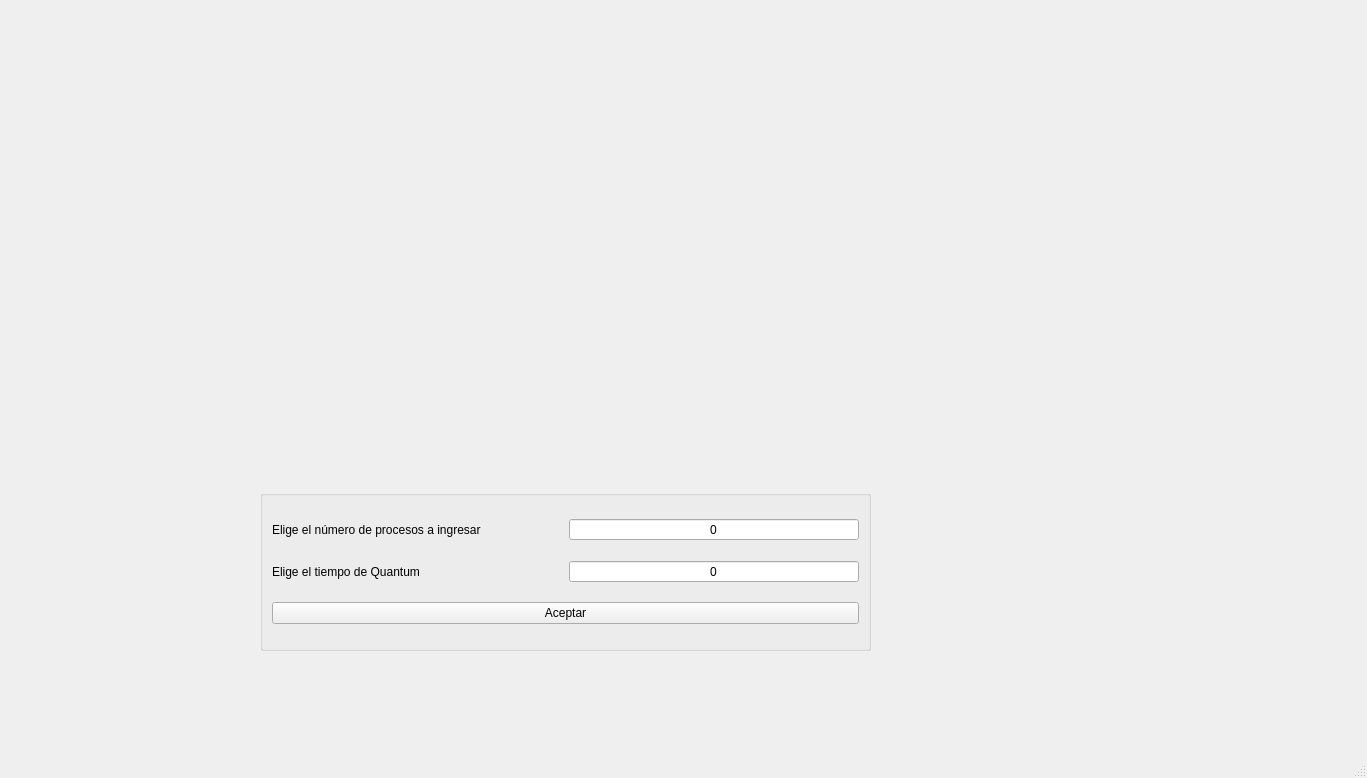
<?xml version="1.0" encoding="UTF-8"?>
<ui version="4.0">
 <class>MainWindow</class>
 <widget class="QMainWindow" name="MainWindow">
  <property name="geometry">
   <rect>
    <x>0</x>
    <y>0</y>
    <width>1367</width>
    <height>778</height>
   </rect>
  </property>
  <property name="windowTitle">
   <string>MainWindow</string>
  </property>
  <widget class="QWidget" name="centralwidget">
   <widget class="QWidget" name="layoutWidget">
    <property name="geometry">
     <rect>
      <x>20</x>
      <y>10</y>
      <width>1311</width>
      <height>721</height>
     </rect>
    </property>
    <layout class="QGridLayout" name="gridLayout">
     <item row="0" column="0">
      <widget class="QStackedWidget" name="MainQSW">
       <property name="currentIndex">
        <number>0</number>
       </property>
       <widget class="QWidget" name="NProcesosQSW">
        <widget class="QGroupBox" name="groupBox">
         <property name="geometry">
          <rect>
           <x>240</x>
           <y>480</y>
           <width>611</width>
           <height>161</height>
          </rect>
         </property>
         <property name="title">
          <string/>
         </property>
         <layout class="QGridLayout" name="gridLayout_3">
          <item row="2" column="0">
           <widget class="QLabel" name="label">
            <property name="text">
             <string>Elige el número de procesos a ingresar</string>
            </property>
           </widget>
          </item>
          <item row="3" column="0">
           <widget class="QLabel" name="label_4">
            <property name="text">
             <string>Elige el tiempo de Quantum</string>
            </property>
           </widget>
          </item>
          <item row="3" column="1">
           <widget class="QSpinBox" name="QuantumQSB">
            <property name="alignment">
             <set>Qt::AlignCenter</set>
            </property>
            <property name="buttonSymbols">
             <enum>QAbstractSpinBox::NoButtons</enum>
            </property>
            <property name="accelerated">
             <bool>false</bool>
            </property>
            <property name="minimum">
             <number>0</number>
            </property>
            <property name="maximum">
             <number>999</number>
            </property>
           </widget>
          </item>
          <item row="2" column="1">
           <widget class="QSpinBox" name="NProcesosQSB">
            <property name="alignment">
             <set>Qt::AlignCenter</set>
            </property>
            <property name="buttonSymbols">
             <enum>QAbstractSpinBox::NoButtons</enum>
            </property>
            <property name="accelerated">
             <bool>false</bool>
            </property>
            <property name="minimum">
             <number>0</number>
            </property>
            <property name="maximum">
             <number>999</number>
            </property>
           </widget>
          </item>
          <item row="4" column="0" colspan="2">
           <widget class="QPushButton" name="Aceptar">
            <property name="text">
             <string>Aceptar</string>
            </property>
           </widget>
          </item>
         </layout>
        </widget>
        <widget class="QLabel" name="label_3">
         <property name="geometry">
          <rect>
           <x>330</x>
           <y>30</y>
           <width>401</width>
           <height>401</height>
          </rect>
         </property>
         <property name="text">
          <string/>
         </property>
         <property name="pixmap">
          <pixmap resource="img.qrc">:/images/logo.png</pixmap>
         </property>
         <property name="scaledContents">
          <bool>true</bool>
         </property>
        </widget>
       </widget>
       <widget class="QWidget" name="EjecProcesosQSW">
        <widget class="QTableWidget" name="PendientesQTV">
         <property name="geometry">
          <rect>
           <x>10</x>
           <y>270</y>
           <width>291</width>
           <height>431</height>
          </rect>
         </property>
         <attribute name="horizontalHeaderDefaultSectionSize">
          <number>180</number>
         </attribute>
         <attribute name="horizontalHeaderStretchLastSection">
          <bool>true</bool>
         </attribute>
         <column>
          <property name="text">
           <string>ID</string>
          </property>
          <property name="textAlignment">
           <set>AlignCenter</set>
          </property>
         </column>
         <column>
          <property name="text">
           <string>TME</string>
          </property>
          <property name="textAlignment">
           <set>AlignCenter</set>
          </property>
         </column>
         <column>
          <property name="text">
           <string>TT</string>
          </property>
          <property name="textAlignment">
           <set>AlignCenter</set>
          </property>
         </column>
        </widget>
        <widget class="QLabel" name="NoProcPenQL">
         <property name="geometry">
          <rect>
           <x>10</x>
           <y>10</y>
           <width>331</width>
           <height>21</height>
          </rect>
         </property>
         <property name="text">
          <string>Número de procesos nuevos:</string>
         </property>
        </widget>
        <widget class="QLineEdit" name="NoProcPendientesQLE">
         <property name="geometry">
          <rect>
           <x>340</x>
           <y>10</y>
           <width>81</width>
           <height>24</height>
          </rect>
         </property>
         <property name="alignment">
          <set>Qt::AlignCenter</set>
         </property>
         <property name="readOnly">
          <bool>true</bool>
         </property>
        </widget>
        <widget class="QLabel" name="LoteEjecQL">
         <property name="geometry">
          <rect>
           <x>60</x>
           <y>240</y>
           <width>181</width>
           <height>21</height>
          </rect>
         </property>
         <property name="text">
          <string>Procesos Listos:</string>
         </property>
        </widget>
        <widget class="QLabel" name="ProcTerml">
         <property name="geometry">
          <rect>
           <x>840</x>
           <y>240</y>
           <width>211</width>
           <height>21</height>
          </rect>
         </property>
         <property name="text">
          <string>Procesos terminados:</string>
         </property>
        </widget>
        <widget class="QWidget" name="verticalLayoutWidget">
         <property name="geometry">
          <rect>
           <x>10</x>
           <y>50</y>
           <width>1121</width>
           <height>161</height>
          </rect>
         </property>
         <layout class="QVBoxLayout" name="verticalLayout">
          <item>
           <widget class="QLabel" name="LoteEjecQL_2">
            <property name="minimumSize">
             <size>
              <width>0</width>
              <height>30</height>
             </size>
            </property>
            <property name="maximumSize">
             <size>
              <width>16777215</width>
              <height>30</height>
             </size>
            </property>
            <property name="text">
             <string>Proceso Actual:</string>
            </property>
            <property name="alignment">
             <set>Qt::AlignCenter</set>
            </property>
           </widget>
          </item>
          <item>
           <layout class="QHBoxLayout" name="horizontalLayout_5">
            <item>
             <widget class="QLabel" name="IDActualQL">
              <property name="maximumSize">
               <size>
                <width>60</width>
                <height>40</height>
               </size>
              </property>
              <property name="text">
               <string>ID:</string>
              </property>
             </widget>
            </item>
            <item>
             <widget class="QLineEdit" name="IDActualQLE">
              <property name="maximumSize">
               <size>
                <width>80</width>
                <height>24</height>
               </size>
              </property>
              <property name="alignment">
               <set>Qt::AlignCenter</set>
              </property>
              <property name="readOnly">
               <bool>true</bool>
              </property>
             </widget>
            </item>
            <item>
             <widget class="QLabel" name="OperacionActualQL">
              <property name="maximumSize">
               <size>
                <width>110</width>
                <height>16777215</height>
               </size>
              </property>
              <property name="text">
               <string>Operación:</string>
              </property>
             </widget>
            </item>
            <item>
             <widget class="QLineEdit" name="OperacionActualQLE">
              <property name="maximumSize">
               <size>
                <width>800</width>
                <height>24</height>
               </size>
              </property>
              <property name="alignment">
               <set>Qt::AlignCenter</set>
              </property>
              <property name="readOnly">
               <bool>true</bool>
              </property>
             </widget>
            </item>
           </layout>
          </item>
          <item>
           <layout class="QHBoxLayout" name="horizontalLayout">
            <item>
             <widget class="QLabel" name="TMEQL">
              <property name="maximumSize">
               <size>
                <width>50</width>
                <height>40</height>
               </size>
              </property>
              <property name="text">
               <string>TME:</string>
              </property>
             </widget>
            </item>
            <item>
             <widget class="QLineEdit" name="TMEActualQLE">
              <property name="maximumSize">
               <size>
                <width>180</width>
                <height>24</height>
               </size>
              </property>
              <property name="alignment">
               <set>Qt::AlignCenter</set>
              </property>
              <property name="readOnly">
               <bool>true</bool>
              </property>
             </widget>
            </item>
            <item>
             <widget class="QLabel" name="TiempoRestanteQL">
              <property name="maximumSize">
               <size>
                <width>50</width>
                <height>16777215</height>
               </size>
              </property>
              <property name="text">
               <string>TR:</string>
              </property>
              <property name="alignment">
               <set>Qt::AlignCenter</set>
              </property>
             </widget>
            </item>
            <item>
             <widget class="QLineEdit" name="TiempoRestanteQLE">
              <property name="maximumSize">
               <size>
                <width>200</width>
                <height>24</height>
               </size>
              </property>
              <property name="alignment">
               <set>Qt::AlignCenter</set>
              </property>
              <property name="readOnly">
               <bool>true</bool>
              </property>
             </widget>
            </item>
            <item>
             <widget class="QLabel" name="TiempoTranscurridoQL">
              <property name="maximumSize">
               <size>
                <width>50</width>
                <height>16777215</height>
               </size>
              </property>
              <property name="text">
               <string>TT:</string>
              </property>
              <property name="alignment">
               <set>Qt::AlignCenter</set>
              </property>
             </widget>
            </item>
            <item>
             <widget class="QLineEdit" name="TiempoTranscurridoQLE">
              <property name="maximumSize">
               <size>
                <width>16777215</width>
                <height>24</height>
               </size>
              </property>
              <property name="alignment">
               <set>Qt::AlignCenter</set>
              </property>
              <property name="readOnly">
               <bool>true</bool>
              </property>
             </widget>
            </item>
            <item>
             <widget class="QLabel" name="TiempoTranscurridoQL_2">
              <property name="maximumSize">
               <size>
                <width>200</width>
                <height>16777215</height>
               </size>
              </property>
              <property name="text">
               <string>Quantum Restante:</string>
              </property>
              <property name="alignment">
               <set>Qt::AlignCenter</set>
              </property>
             </widget>
            </item>
            <item>
             <widget class="QLineEdit" name="QuantumRestanteQLE">
              <property name="minimumSize">
               <size>
                <width>0</width>
                <height>24</height>
               </size>
              </property>
              <property name="maximumSize">
               <size>
                <width>16777215</width>
                <height>24</height>
               </size>
              </property>
              <property name="readOnly">
               <bool>true</bool>
              </property>
             </widget>
            </item>
           </layout>
          </item>
         </layout>
        </widget>
        <widget class="QLabel" name="ContadorQL">
         <property name="geometry">
          <rect>
           <x>440</x>
           <y>10</y>
           <width>121</width>
           <height>21</height>
          </rect>
         </property>
         <property name="text">
          <string>Contador:</string>
         </property>
         <property name="alignment">
          <set>Qt::AlignCenter</set>
         </property>
        </widget>
        <widget class="QLineEdit" name="ContadorQLE">
         <property name="geometry">
          <rect>
           <x>560</x>
           <y>10</y>
           <width>81</width>
           <height>24</height>
          </rect>
         </property>
         <property name="alignment">
          <set>Qt::AlignCenter</set>
         </property>
         <property name="readOnly">
          <bool>true</bool>
         </property>
        </widget>
        <widget class="QTableWidget" name="ProcTerminadosQTW">
         <property name="geometry">
          <rect>
           <x>710</x>
           <y>270</y>
           <width>421</width>
           <height>431</height>
          </rect>
         </property>
         <attribute name="horizontalHeaderStretchLastSection">
          <bool>true</bool>
         </attribute>
         <column>
          <property name="text">
           <string>ID</string>
          </property>
          <property name="textAlignment">
           <set>AlignCenter</set>
          </property>
         </column>
         <column>
          <property name="text">
           <string>Operacion</string>
          </property>
          <property name="textAlignment">
           <set>AlignCenter</set>
          </property>
         </column>
         <column>
          <property name="text">
           <string>Resultado</string>
          </property>
          <property name="textAlignment">
           <set>AlignCenter</set>
          </property>
         </column>
        </widget>
        <widget class="QLabel" name="ProcBloqueadosQL">
         <property name="geometry">
          <rect>
           <x>390</x>
           <y>240</y>
           <width>221</width>
           <height>31</height>
          </rect>
         </property>
         <property name="maximumSize">
          <size>
           <width>16777215</width>
           <height>60</height>
          </size>
         </property>
         <property name="text">
          <string>Procesos Bloqueados:</string>
         </property>
        </widget>
        <widget class="QTableWidget" name="BloqueadosQTW">
         <property name="geometry">
          <rect>
           <x>340</x>
           <y>270</y>
           <width>331</width>
           <height>431</height>
          </rect>
         </property>
         <attribute name="horizontalHeaderStretchLastSection">
          <bool>true</bool>
         </attribute>
         <column>
          <property name="text">
           <string>ID</string>
          </property>
          <property name="textAlignment">
           <set>AlignCenter</set>
          </property>
         </column>
         <column>
          <property name="text">
           <string>Tiempo Bloqueado</string>
          </property>
          <property name="textAlignment">
           <set>AlignCenter</set>
          </property>
         </column>
        </widget>
        <widget class="QPushButton" name="VerTiemposQPB">
         <property name="enabled">
          <bool>false</bool>
         </property>
         <property name="geometry">
          <rect>
           <x>980</x>
           <y>0</y>
           <width>151</width>
           <height>41</height>
          </rect>
         </property>
         <property name="text">
          <string>Ver Tiempos</string>
         </property>
        </widget>
        <widget class="QLabel" name="QuantumQL">
         <property name="geometry">
          <rect>
           <x>650</x>
           <y>10</y>
           <width>121</width>
           <height>21</height>
          </rect>
         </property>
         <property name="text">
          <string>Quantum:</string>
         </property>
         <property name="alignment">
          <set>Qt::AlignCenter</set>
         </property>
        </widget>
        <widget class="QLineEdit" name="QuantumQLEI">
         <property name="geometry">
          <rect>
           <x>780</x>
           <y>10</y>
           <width>81</width>
           <height>24</height>
          </rect>
         </property>
         <property name="alignment">
          <set>Qt::AlignCenter</set>
         </property>
         <property name="readOnly">
          <bool>true</bool>
         </property>
        </widget>
       </widget>
       <widget class="QWidget" name="page">
        <layout class="QGridLayout" name="gridLayout_4">
         <item row="0" column="0">
          <widget class="QTableWidget" name="TiemposQTW">
           <attribute name="horizontalHeaderShowSortIndicator" stdset="0">
            <bool>false</bool>
           </attribute>
           <attribute name="horizontalHeaderStretchLastSection">
            <bool>true</bool>
           </attribute>
           <attribute name="verticalHeaderVisible">
            <bool>false</bool>
           </attribute>
           <column>
            <property name="text">
             <string>ID</string>
            </property>
            <property name="textAlignment">
             <set>AlignCenter</set>
            </property>
           </column>
           <column>
            <property name="text">
             <string>Operacion</string>
            </property>
            <property name="textAlignment">
             <set>AlignCenter</set>
            </property>
           </column>
           <column>
            <property name="text">
             <string>Resultado</string>
            </property>
            <property name="textAlignment">
             <set>AlignCenter</set>
            </property>
           </column>
           <column>
            <property name="text">
             <string>Llegada</string>
            </property>
            <property name="textAlignment">
             <set>AlignCenter</set>
            </property>
           </column>
           <column>
            <property name="text">
             <string>Finalizacion</string>
            </property>
            <property name="textAlignment">
             <set>AlignCenter</set>
            </property>
           </column>
           <column>
            <property name="text">
             <string>Retorno</string>
            </property>
            <property name="textAlignment">
             <set>AlignCenter</set>
            </property>
           </column>
           <column>
            <property name="text">
             <string>Respuesta</string>
            </property>
            <property name="textAlignment">
             <set>AlignCenter</set>
            </property>
           </column>
           <column>
            <property name="text">
             <string>Espera</string>
            </property>
            <property name="textAlignment">
             <set>AlignCenter</set>
            </property>
           </column>
           <column>
            <property name="text">
             <string>Servicio</string>
            </property>
            <property name="textAlignment">
             <set>AlignCenter</set>
            </property>
           </column>
          </widget>
         </item>
        </layout>
       </widget>
       <widget class="QWidget" name="page_2">
        <layout class="QGridLayout" name="gridLayout_6">
         <item row="0" column="0">
          <layout class="QGridLayout" name="gridLayout_5">
           <item row="1" column="0">
            <widget class="QTableWidget" name="BCPQTW">
             <property name="tabKeyNavigation">
              <bool>true</bool>
             </property>
             <property name="alternatingRowColors">
              <bool>true</bool>
             </property>
             <attribute name="horizontalHeaderShowSortIndicator" stdset="0">
              <bool>false</bool>
             </attribute>
             <attribute name="horizontalHeaderStretchLastSection">
              <bool>true</bool>
             </attribute>
             <attribute name="verticalHeaderVisible">
              <bool>false</bool>
             </attribute>
             <column>
              <property name="text">
               <string>ID</string>
              </property>
              <property name="textAlignment">
               <set>AlignCenter</set>
              </property>
             </column>
             <column>
              <property name="text">
               <string>Estado</string>
              </property>
              <property name="textAlignment">
               <set>AlignCenter</set>
              </property>
             </column>
             <column>
              <property name="text">
               <string>Operacion</string>
              </property>
              <property name="textAlignment">
               <set>AlignCenter</set>
              </property>
             </column>
             <column>
              <property name="text">
               <string>Resultado</string>
              </property>
              <property name="textAlignment">
               <set>AlignCenter</set>
              </property>
             </column>
             <column>
              <property name="text">
               <string>Llegada</string>
              </property>
              <property name="textAlignment">
               <set>AlignCenter</set>
              </property>
             </column>
             <column>
              <property name="text">
               <string>Fin</string>
              </property>
              <property name="textAlignment">
               <set>AlignCenter</set>
              </property>
             </column>
             <column>
              <property name="text">
               <string>Retorno</string>
              </property>
              <property name="textAlignment">
               <set>AlignCenter</set>
              </property>
             </column>
             <column>
              <property name="text">
               <string>Espera</string>
              </property>
              <property name="textAlignment">
               <set>AlignCenter</set>
              </property>
             </column>
             <column>
              <property name="text">
               <string>Servicio</string>
              </property>
              <property name="textAlignment">
               <set>AlignCenter</set>
              </property>
             </column>
             <column>
              <property name="text">
               <string>Restante</string>
              </property>
              <property name="textAlignment">
               <set>AlignCenter</set>
              </property>
             </column>
             <column>
              <property name="text">
               <string>Respuesta</string>
              </property>
              <property name="textAlignment">
               <set>AlignCenter</set>
              </property>
             </column>
             <column>
              <property name="text">
               <string>TR Bloq</string>
              </property>
              <property name="textAlignment">
               <set>AlignCenter</set>
              </property>
             </column>
            </widget>
           </item>
           <item row="0" column="0" alignment="Qt::AlignHCenter|Qt::AlignVCenter">
            <widget class="QLabel" name="label_2">
             <property name="text">
              <string>BCP PROCESOS</string>
             </property>
            </widget>
           </item>
          </layout>
         </item>
        </layout>
       </widget>
      </widget>
     </item>
    </layout>
   </widget>
  </widget>
  <widget class="QMenuBar" name="menubar">
   <property name="geometry">
    <rect>
     <x>0</x>
     <y>0</y>
     <width>1367</width>
     <height>20</height>
    </rect>
   </property>
  </widget>
  <widget class="QStatusBar" name="statusbar"/>
 </widget>
 <resources>
  <include location="img.qrc"/>
 </resources>
 <connections/>
</ui>
